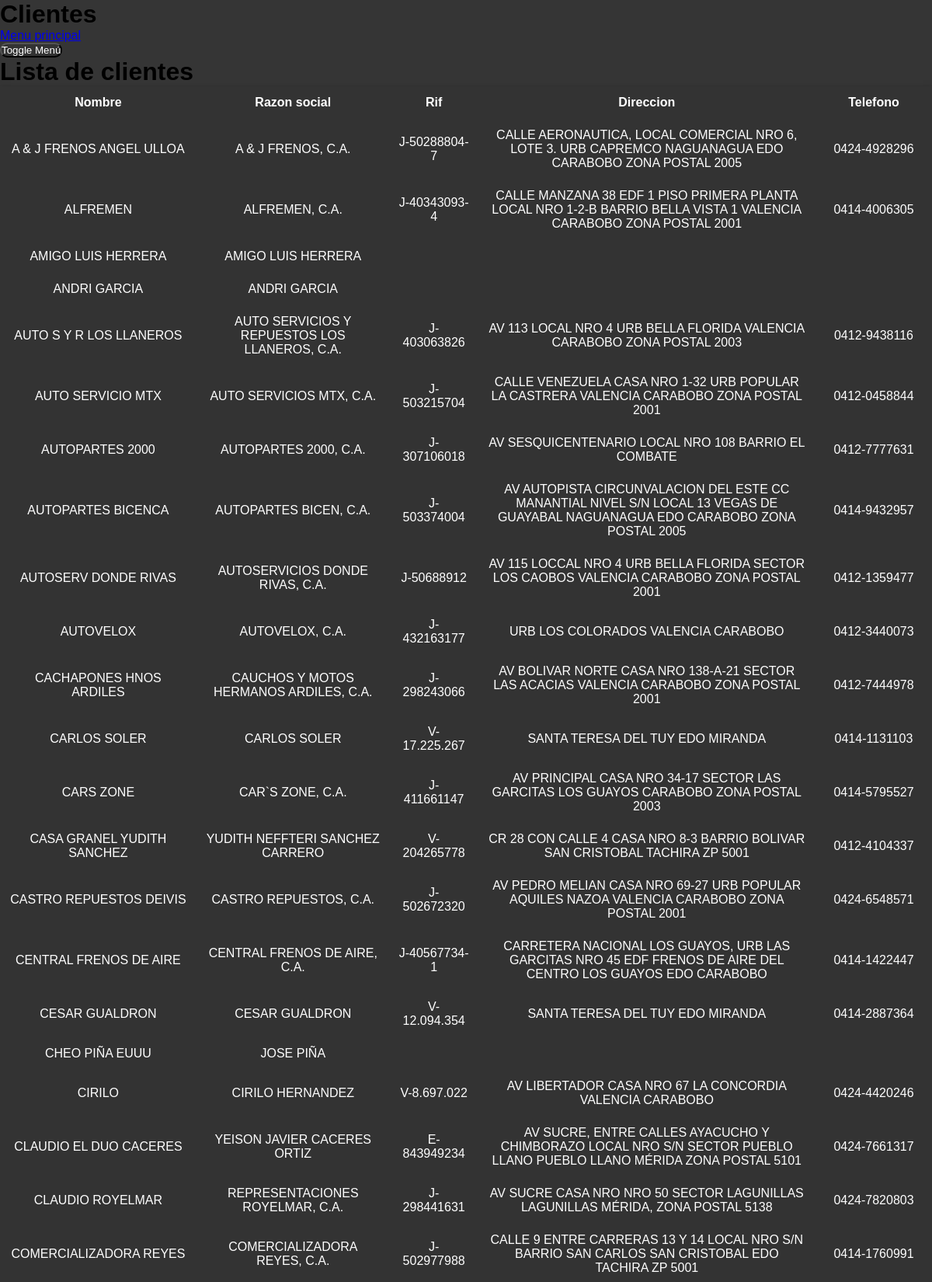
The page /lista_clientes/lista_clientes (upper part) on the database its author committed.
### tables this page shows
CREATE TABLE "Clientes" (
    id INTEGER PRIMARY KEY AUTOINCREMENT,
    nombre_cliente TEXT,
    razon_social TEXT,
    rif_cedula TEXT,
    direccion TEXT,
    telefono TEXT
);

### routes/clientes/subfunciones/lista_clientes.py (the view)
@lista_clientes_bp.route('/lista_clientes')
def lista_clientes():
    db = get_db()
    cursor = db.execute('SELECT * FROM Clientes')
    clientes = cursor.fetchall()
    return render_template('/clientes/lista_clientes.html', clientes=clientes)

### app.py (called while the page is built)
def create_app():
    app = Flask(__name__, template_folder='templates')
    app.config['SECRET_KEY'] = cargar_clave_secreta()
    @app.before_request
    def before_request():
        g.db = get_db()
    @app.teardown_appcontext
    def teardown_appcontext(error):
        close_db(error)
    @app.route('/')
    def index():
        return render_template('index.html')
    app.register_blueprint(ventas_bp)
    app.register_blueprint(compras_bp)
    app.register_blueprint(clientes_bp)
    app.register_blueprint(inventario_bp)
    return app

### routes/database.py (called while the page is built)
def get_db():
    if 'db' not in g:
        g.db = sqlite3.connect(DATABASE)
        g.db.row_factory = sqlite3.Row
    return g.db

### templates/clientes/lista_clientes.html (shortened to what this page needs)
<!DOCTYPE html>
<html lang="en">
<head>
    <link rel="stylesheet" href="/static//css/global/style.css">
    <link rel="stylesheet" href="//code.jquery.com/ui/1.12.1/themes/base/jquery-ui.css">
</head>
<body>
    <div id="menu" class="menu-izquierdo">
        <h1>Clientes</h1>
        <a href="{{ url_for('index') }}">Menu principal</a>
    </div>
    <div class="contenido-principal">
        <button id="toggle-button">Toggle Menú</button>
        <h1 class="titulo_principal">Lista de clientes</h1>
        <table>
            <thead>
                <tr>
                    <th>Nombre</th>
                    <th>Razon social</th>
                    <th>Rif</th>
                    <th>Direccion</th>
                    <th>Telefono</th>
                </tr>
            </thead>
            <tbody>
                {% for item in clientes %}
                <tr>
                    <td onclick="sortTable(0)">{{ item['nombre_cliente'] }}</td>
                    <td onclick="sortTable(1)">{{ item['razon_social'] }}</td>
                    <td onclick="sortTable(2)">{{ item['rif_cedula'] }}</td>
                    <td onclick="sortTable(3)">{{ item['direccion'] }}</td>
                    <td onclick="sortTable(4)">{{ item['telefono'] }}</td>
                </tr>
                {% endfor %}
            </tbody>
        </table>
    </div>
</body>
</html>

### static/css/global/style.css (style rules this page uses)
* { margin: 0; padding: 0; box-sizing: border-box; }
body { font-family: Arial, sans-serif; margin: 0; padding: 0; display: flex; flex-direction: column; min-height: 100vh; background-color: rgba(51, 51, 51, 0.99) }

### static/css/components/tablas.css (style rules this page uses)
table { width: 100%; border-collapse: collapse; box-shadow: 0 4px 8px rgba(0, 0, 0, 0.5); }
table th, table td { color: white; background-color: #333 ; padding: 0.75rem; text-align: center; }
table th { background-color: #333; }

### static/css/layouts/botones.css (style rules this page uses)
button { cursor: pointer; color: white; max-width: 100%; background: #333; border-radius: 10px; transition: transform 0.15s, box-shadow 0.15s, background-color 0.6s; }

### rows shown on the page
Clientes: nombre_cliente "A & J FRENOS ANGEL ULLOA", razon_social "A & J FRENOS, C.A.", rif_cedula "J-50288804-7", direccion "CALLE AERONAUTICA, LOCAL COMERCIAL NRO 6, LOTE 3. URB CAPREMCO NAGUANAGUA EDO CARABOBO ZONA POSTAL 2005", telefono "0424-4928296"
Clientes: nombre_cliente "ALFREMEN", razon_social "ALFREMEN, C.A.", rif_cedula "J-40343093-4", direccion "CALLE MANZANA 38 EDF 1 PISO PRIMERA PLANTA LOCAL NRO 1-2-B BARRIO BELLA VISTA 1 VALENCIA CARABOBO ZONA POSTAL 2001", telefono "0414-4006305"
Clientes: nombre_cliente "AMIGO LUIS HERRERA", razon_social "AMIGO LUIS HERRERA"
Clientes: nombre_cliente "ANDRI GARCIA", razon_social "ANDRI GARCIA"
Clientes: nombre_cliente "AUTO S Y R LOS LLANEROS", razon_social "AUTO SERVICIOS Y REPUESTOS LOS LLANEROS, C.A.", rif_cedula "J-403063826", direccion "AV 113 LOCAL NRO 4 URB BELLA FLORIDA VALENCIA CARABOBO ZONA POSTAL 2003", telefono "0412-9438116"
Clientes: nombre_cliente "AUTO SERVICIO MTX", razon_social "AUTO SERVICIOS MTX, C.A.", rif_cedula "J-503215704", direccion "CALLE VENEZUELA CASA NRO 1-32 URB POPULAR LA CASTRERA VALENCIA CARABOBO ZONA POSTAL 2001", telefono "0412-0458844"
Clientes: nombre_cliente "AUTOPARTES 2000", razon_social "AUTOPARTES 2000, C.A.", rif_cedula "J-307106018", direccion "AV SESQUICENTENARIO LOCAL NRO 108 BARRIO EL COMBATE", telefono "0412-7777631"
Clientes: nombre_cliente "AUTOPARTES BICENCA", razon_social "AUTOPARTES BICEN, C.A.", rif_cedula "J-503374004", direccion "AV AUTOPISTA CIRCUNVALACION DEL ESTE CC MANANTIAL NIVEL S/N LOCAL 13 VEGAS DE GUAYABAL NAGUANAGUA EDO CARABOBO ZONA POSTAL 2005", telefono "0414-9432957"
Clientes: nombre_cliente "AUTOSERV DONDE RIVAS", razon_social "AUTOSERVICIOS DONDE RIVAS, C.A.", rif_cedula "J-50688912", direccion "AV 115 LOCCAL NRO 4 URB BELLA FLORIDA SECTOR LOS CAOBOS VALENCIA CARABOBO ZONA POSTAL 2001", telefono "0412-1359477"
Clientes: nombre_cliente "AUTOVELOX", razon_social "AUTOVELOX, C.A.", rif_cedula "J-432163177", direccion "URB LOS COLORADOS VALENCIA CARABOBO", telefono "0412-3440073"
Clientes: nombre_cliente "CACHAPONES HNOS ARDILES", razon_social "CAUCHOS Y MOTOS HERMANOS ARDILES, C.A.", rif_cedula "J-298243066", direccion "AV BOLIVAR NORTE CASA NRO 138-A-21 SECTOR LAS ACACIAS VALENCIA CARABOBO ZONA POSTAL 2001", telefono "0412-7444978"
Clientes: nombre_cliente "CARLOS SOLER", razon_social "CARLOS SOLER", rif_cedula "V-17.225.267", direccion "SANTA TERESA DEL TUY EDO MIRANDA", telefono "0414-1131103"
Clientes: nombre_cliente "CARS ZONE", razon_social "CAR`S ZONE, C.A.", rif_cedula "J-411661147", direccion "AV PRINCIPAL CASA NRO 34-17 SECTOR LAS GARCITAS LOS GUAYOS CARABOBO ZONA POSTAL 2003", telefono "0414-5795527"
Clientes: nombre_cliente "CASA GRANEL YUDITH SANCHEZ", razon_social "YUDITH NEFFTERI SANCHEZ CARRERO", rif_cedula "V-204265778", direccion "CR 28 CON CALLE 4 CASA NRO 8-3 BARRIO BOLIVAR SAN CRISTOBAL TACHIRA ZP 5001", telefono "0412-4104337"
Clientes: nombre_cliente "CASTRO REPUESTOS DEIVIS", razon_social "CASTRO REPUESTOS, C.A.", rif_cedula "J-502672320", direccion "AV PEDRO MELIAN CASA NRO 69-27 URB POPULAR AQUILES NAZOA VALENCIA CARABOBO ZONA POSTAL 2001", telefono "0424-6548571"
Clientes: nombre_cliente "CENTRAL FRENOS DE AIRE", razon_social "CENTRAL FRENOS DE AIRE, C.A.", rif_cedula "J-40567734-1", direccion "CARRETERA NACIONAL LOS GUAYOS, URB LAS GARCITAS NRO 45 EDF FRENOS DE AIRE DEL CENTRO LOS GUAYOS EDO CARABOBO", telefono "0414-1422447"
Clientes: nombre_cliente "CESAR GUALDRON", razon_social "CESAR GUALDRON", rif_cedula "V-12.094.354", direccion "SANTA TERESA DEL TUY EDO MIRANDA", telefono "0414-2887364"
Clientes: nombre_cliente "CHEO PIÑA EUUU", razon_social "JOSE PIÑA"
Clientes: nombre_cliente "CIRILO", razon_social "CIRILO HERNANDEZ", rif_cedula "V-8.697.022", direccion "AV LIBERTADOR CASA NRO 67 LA CONCORDIA VALENCIA CARABOBO", telefono "0424-4420246"
Clientes: nombre_cliente "CLAUDIO EL DUO CACERES", razon_social "YEISON JAVIER CACERES ORTIZ", rif_cedula "E-843949234", direccion "AV SUCRE, ENTRE CALLES AYACUCHO Y CHIMBORAZO LOCAL NRO S/N SECTOR PUEBLO LLANO PUEBLO LLANO MÉRIDA ZONA POSTAL 5101", telefono "0424-7661317"
Clientes: nombre_cliente "CLAUDIO ROYELMAR", razon_social "REPRESENTACIONES ROYELMAR, C.A.", rif_cedula "J-298441631", direccion "AV SUCRE CASA NRO NRO 50 SECTOR LAGUNILLAS LAGUNILLAS MÉRIDA, ZONA POSTAL 5138", telefono "0424-7820803"
Clientes: nombre_cliente "COMERCIALIZADORA REYES", razon_social "COMERCIALIZADORA REYES, C.A.", rif_cedula "J-502977988", direccion "CALLE 9 ENTRE CARRERAS 13 Y 14 LOCAL NRO S/N BARRIO SAN CARLOS SAN CRISTOBAL EDO TACHIRA ZP 5001", telefono "0414-1760991"
